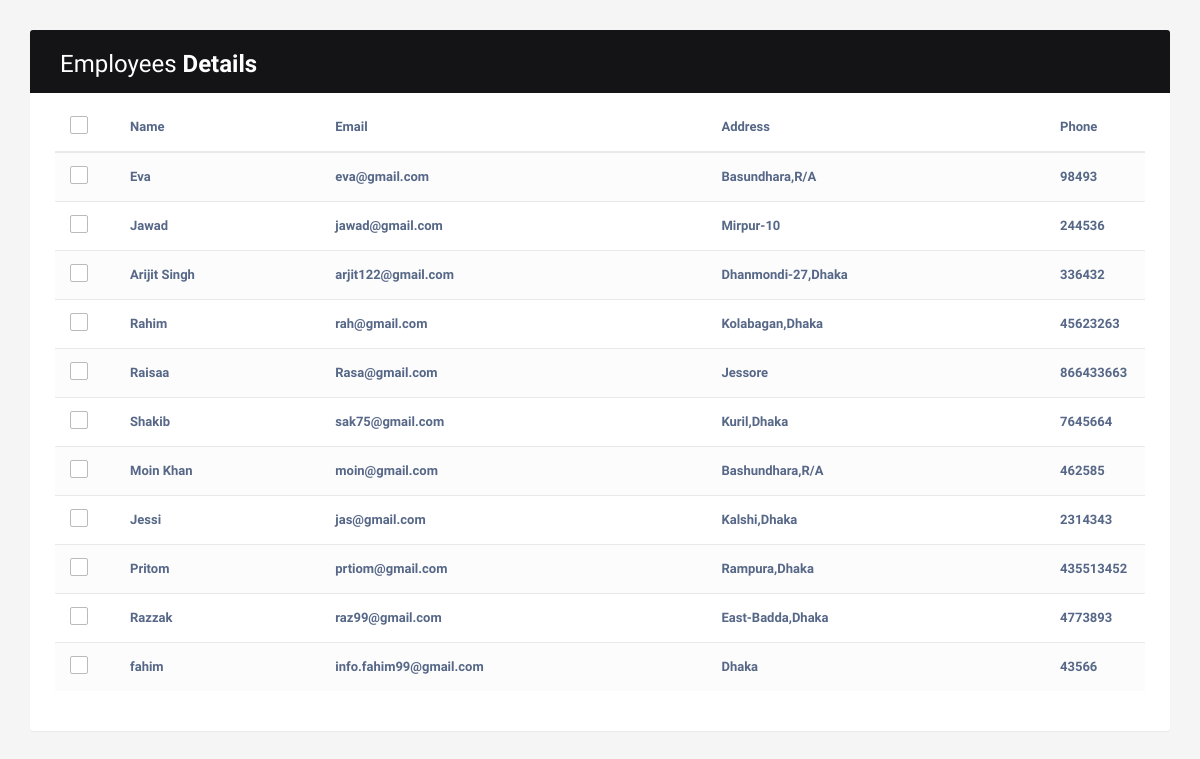
/crud/, run on the app's committed database.
### myapp/models.py (models this page shows, shortened)
class Employees(models.Model):
    name = models.CharField(max_length=200)
    email = models.EmailField(max_length=100)
    address = models.TextField()
    phone = models.IntegerField()

### myapp/views.py (the view)
# urls.py: path('crud/',views.crud,name="crud"),
def crud(request):
    emp = Employees.objects.all()
    context = {
        'emp':emp,
    }
    return render(request,'crud.html', context)

### template/crud.html (shortened to what this page needs)
<!DOCTYPE html>
<html lang="en">
<head>
<link rel="stylesheet" href="https://maxcdn.bootstrapcdn.com/font-awesome/4.7.0/css/font-awesome.min.css">
<link rel="stylesheet" href="https://maxcdn.bootstrapcdn.com/bootstrap/3.3.7/css/bootstrap.min.css">
<scrip src="https://maxcdn.bootstrapcdn.com/bootstrap/3.3.7/js/bootstrap.min.js"></script>
  <body>
    <div class="container">
        <div class="table-wrapper">
            <div class="table-title">
                <div class="row">
                    <div class="col-sm-6">
						<h2>Employees <b>Details</b></h2>
					</div>
                </div>
            </div>
            <table class="table table-striped table-hover">
                <thead>
                    <tr>
						<th>
							<span class="custom-checkbox">
								<label for="selectAll"></label>
							</span>
						</th>
                        <th>Name</th>
                        <th>Email</th>
						<th>Address</th>
                        <th>Phone</th>
                    </tr>
                </thead>
                <tbody>
				  {% for i in emp %}
                    <tr>
						<td>
							<span class="custom-checkbox">
								<label for="checkbox1"></label>
							</span>
						</td>
						<th>{{i.name}}</th>
                        <th>{{i.email}}</th>
						<th>{{i.address}}</th>
                        <th>{{i.phone}}</th>
                    </tr>
					{% endfor %}
                </tbody>
            </table>
        </div>
    </div>
</body>
</html>

### template/crud.html (style rules this page uses)
body { color: #566787; background: #f5f5f5; font-family: 'Varela Round', sans-serif; font-size: 13px; }
.table-wrapper { background: #fff; padding: 20px 25px; margin: 30px 0; border-radius: 3px; box-shadow: 0 1px 1px rgba(0,0,0,.05); }
.table-title { padding-bottom: 15px; background: #141316; color: #fff; padding: 16px 30px; margin: -20px -25px 10px; border-radius: 3px 3px 0 0; }
.table-title h2 { margin: 5px 0 0; font-size: 24px; }
table.table tr th, table.table tr td { border-color: #e9e9e9; padding: 12px 15px; vertical-align: middle; }
table.table tr th:first-child { width: 60px; }
table.table tr th:last-child { width: 100px; }
table.table-striped tbody tr:nth-of-type(odd) { background-color: #fcfcfc; }
.custom-checkbox { position: relative; }
.custom-checkbox label:before { width: 18px; height: 18px; }
.custom-checkbox label:before { content: ''; margin-right: 10px; display: inline-block; vertical-align: text-top; background: white; border: 1px solid #bbb; border-radius: 2px; box-sizing: border-box; z-index: 2; }

### data on the page
Employees: name "Eva", email "eva@gmail.com", address "Basundhara,R/A", phone "98493"
Employees: name "Jawad", email "jawad@gmail.com", address "Mirpur-10", phone "244536"
Employees: name "Arijit Singh", email "arjit122@gmail.com", address "Dhanmondi-27,Dhaka", phone "336432"
Employees: name "Rahim", email "rah@gmail.com", address "Kolabagan,Dhaka", phone "45623263"
Employees: name "Raisaa", email "Rasa@gmail.com", address "Jessore", phone "866433663"
Employees: name "Shakib", email "sak75@gmail.com", address "Kuril,Dhaka", phone "7645664"
Employees: name "Moin Khan", email "moin@gmail.com", address "Bashundhara,R/A", phone "462585"
Employees: name "Jessi", email "jas@gmail.com", address "Kalshi,Dhaka", phone "2314343"
Employees: name "Pritom", email "prtiom@gmail.com", address "Rampura,Dhaka", phone "435513452"
Employees: name "Razzak", email "raz99@gmail.com", address "East-Badda,Dhaka", phone "4773893"
Employees: name "fahim", email "info.fahim99@gmail.com", address "Dhaka", phone "43566"
